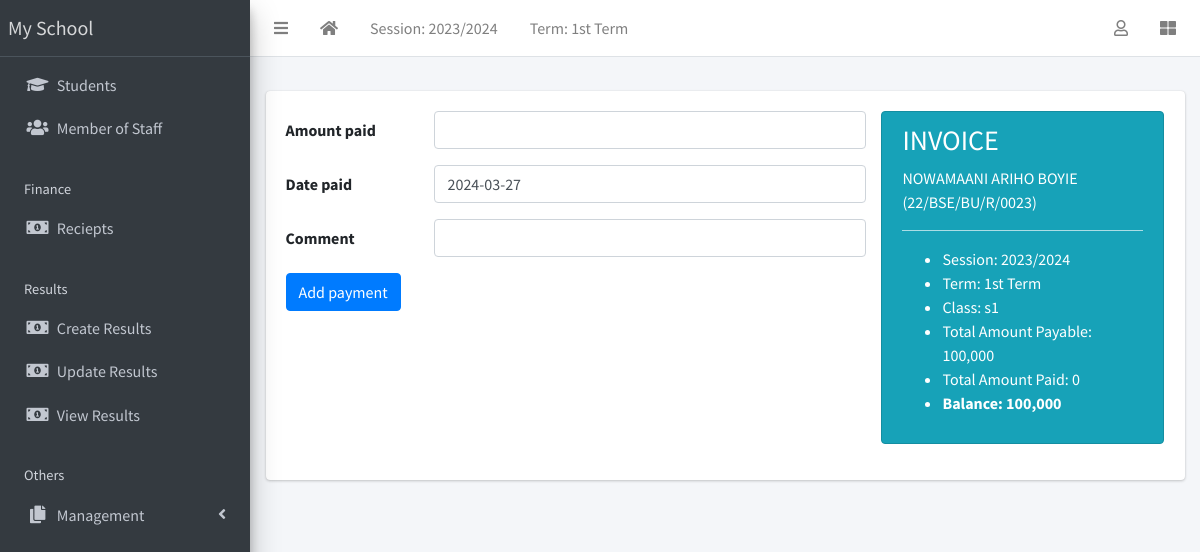
Screenshot of /finance/receipt/create?invoice=2 (signed in) with the database file from the repository.
### apps/corecode/models.py (models this page shows, shortened)
class AcademicSession(models.Model):
    name = models.CharField(max_length=200, unique=True)
    current = models.BooleanField(default=True)
    class Meta:
        ordering = ["-name"]
    def __str__(self):
        return self.name

class AcademicTerm(models.Model):
    name = models.CharField(max_length=20, unique=True)
    current = models.BooleanField(default=True)
    class Meta:
        ordering = ["name"]
    def __str__(self):
        return self.name

class SiteConfig(models.Model):
    key = models.SlugField()
    value = models.CharField(max_length=200)

class StudentClass(models.Model):
    name = models.CharField(max_length=200, unique=True)
    class Meta:
        verbose_name = "Class"
        verbose_name_plural = "Classes"
        ordering = ["name"]
    def __str__(self):
        return self.name

### apps/finance/models.py (models this page shows, shortened)
class Invoice(models.Model):
    student = models.ForeignKey(Student, on_delete=models.CASCADE)
    session = models.ForeignKey(AcademicSession, on_delete=models.CASCADE)
    term = models.ForeignKey(AcademicTerm, on_delete=models.CASCADE)
    class_for = models.ForeignKey(StudentClass, on_delete=models.CASCADE)
    balance_from_previous_term = models.IntegerField(default=0)
    status = models.CharField(
        max_length=20,
        choices=[("active", "Active"), ("closed", "Closed")],
        default="active",
    )
    class Meta:
        ordering = ["student", "term"]
    def __str__(self):
        return f"{self.student}"
    def balance(self):
        payable = self.total_amount_payable()
        paid = self.total_amount_paid()
        return payable - paid
    def amount_payable(self):
        items = InvoiceItem.objects.filter(invoice=self)
        total = 0
        for item in items:
            total += item.amount
        return total
    def total_amount_payable(self):
        return self.balance_from_previous_term + self.amount_payable()
    def total_amount_paid(self):
        receipts = Receipt.objects.filter(invoice=self)
        amount = 0
        for receipt in receipts:
            amount += receipt.amount_paid
        return amount

class InvoiceItem(models.Model):
    invoice = models.ForeignKey(Invoice, on_delete=models.CASCADE)
    description = models.CharField(max_length=200)
    amount = models.IntegerField()

### apps/students/models.py (models this page shows, shortened)
class Student(models.Model):
    STATUS_CHOICES = [("active", "Active"), ("inactive", "Inactive")]
    GENDER_CHOICES = [("male", "Male"), ("female", "Female")]
    current_status = models.CharField(
        max_length=10, choices=STATUS_CHOICES, default="active"
    )
    registration_number = models.CharField(max_length=200, unique=True)
    surname = models.CharField(max_length=200)
    firstname = models.CharField(max_length=200)
    other_name = models.CharField(max_length=200, blank=True)
    gender = models.CharField(max_length=10, choices=GENDER_CHOICES, default="male")
    date_of_birth = models.DateField(default=timezone.now)
    current_class = models.ForeignKey(
        StudentClass, on_delete=models.SET_NULL, blank=True, null=True
    )
    date_of_admission = models.DateField(default=timezone.now)
    mobile_num_regex = RegexValidator(
        regex="^[0-9]{10,15}$", message="Entered mobile number isn't in a right format!"
    )
    parent_mobile_number = models.CharField(
        validators=[mobile_num_regex], max_length=13, blank=True
    )
    address = models.TextField(blank=True)
    others = models.TextField(blank=True)
    passport = models.ImageField(blank=True, upload_to="students/passports/")
    class Meta:
        ordering = ["surname", "firstname", "other_name"]
    def __str__(self):
        return f"{self.surname} {self.firstname} {self.other_name} ({self.registration_number})"

### apps/finance/views.py (the view, shortened to what this page needs)
# urls.py: path("receipt/create", ReceiptCreateView.as_view(), name="receipt-create"),
class ReceiptCreateView(LoginRequiredMixin, CreateView):
    model = Receipt
    fields = ["amount_paid", "date_paid", "comment"]
    success_url = reverse_lazy("invoice-list")
    def get_context_data(self, **kwargs):
        context = super(ReceiptCreateView, self).get_context_data(**kwargs)
        invoice = Invoice.objects.get(pk=self.request.GET["invoice"])
        context["invoice"] = invoice
        return context

### apps/corecode/context_processors.py (called while the page is built)
def site_defaults(request):
    current_session = AcademicSession.objects.get(current=True)
    current_term = AcademicTerm.objects.get(current=True)
    vals = SiteConfig.objects.all()
    contexts = {
        "current_session": current_session.name,
        "current_term": current_term.name,
    }
    for val in vals:
        contexts[val.key] = val.value
    return contexts

### apps/finance/templates/finance/receipt_form.html (shortened to what this page needs)
{% extends 'base.html' %}
{% load humanize %}
{% block content %}
<div class="row">
  <div class="col-8">
    <form action="" method="POST">
      {% include 'corecode/form_snippet.html' %}
      <input type="submit" class="btn btn-primary" value="Add payment">
    </form>
  </div>
  <div class="col-4">
    <div class="alert alert-info" role="alert">
      <h3>INVOICE</h3>
      <p>{{invoice | upper}}</p>
      <hr>
      <ul>
        <li>Session: {{ invoice.session }}</li>
        <li>Term: {{ invoice.term }}</li>
        <li>Class: {{ invoice.class_for }}</li>
        <li>Total Amount Payable: {{invoice.total_amount_payable | intcomma }}
        </li>
        <li>Total Amount Paid: {{ invoice.total_amount_paid | intcomma }}</li>
        <li><strong>Balance: {{invoice.balance | intcomma }}</strong></li>
      </ul>
    </div>
  </div>
</div>
{% endblock content %}

### templates/base.html (shortened to what this page needs)
{% load static %}
<!DOCTYPE html>
<html lang="en">
<head>
  <link rel="stylesheet" href="{% static 'plugins/fontawesome-free/css/all.min.css' %}">
  <link rel="stylesheet" href="{% static 'plugins/toastr/toastr.min.css' %}">
  <link rel="stylesheet"
    href="{% static 'plugins/overlayScrollbars/css/OverlayScrollbars.min.css' %}">
  <link rel="stylesheet" href="{% static 'plugins/Datatables/datatables.min.css' %}" />
  <link rel="stylesheet" href="{% static 'dist/css/adminlte.min.css' %}">
</head>
<body
  class="hold-transition sidebar-mini layout-fixed layout-navbar-fixed layout-footer-fixed">
  <div class="wrapper">
    <nav class="main-header navbar navbar-expand navbar-white navbar-light">
      <ul class="navbar-nav">
        <li class="nav-item">
          <a class="nav-link" data-widget="pushmenu" href="#" role="button"><i
              class="fas fa-bars"></i></a>
        </li>
        <li class="nav-item d-none d-sm-inline-block">
          <a href="{% url 'home' %} " class="nav-link"><i class="fa fa-home"></i></a>
        </li>
        <li class="nav-item d-none d-sm-inline-block">
          <a href="{% url 'current-session' %}" class="nav-link">Session: {{ current_session }}</a>
        </li>
        <li class="nav-item d-none d-sm-inline-block">
          <a href="{% url 'current-session' %}" class="nav-link">Term: {{ current_term }}</a>
        </li>
      </ul>
      <ul class="navbar-nav ml-auto">
        <li class="nav-item dropdown">
          <a class="nav-link" data-toggle="dropdown" href="#">
            <i class="far fa-user"></i>
          </a>
        </li>
        <li class="nav-item">
          <a class="nav-link" data-widget="control-sidebar" data-slide="true"
            href="#" role="button"><i class="fas fa-th-large"></i></a>
        </li>
      </ul>
    </nav>
    <aside class="main-sidebar sidebar-dark-primary elevation-4">
      <a href="{% url 'home' %}" class="brand-link">{{ school_name | default:"MySchool" }}</a>
      <div class="sidebar">
        <nav class="mt-2">
          <ul class="nav nav-pills nav-sidebar flex-column"
            data-widget="treeview" role="menu" data-accordion="false">
            <li class="nav-item">
              <a href="{% url 'student-list' %}" class="nav-link">
                <i class="nav-icon fas fa-graduation-cap"></i>
                <p>
                  Students
                </p>
              </a>
            </li>
            <li class="nav-item">
              <a href="{% url 'staff-list' %}" class="nav-link">
                <i class="nav-icon fas fa-users"></i>
                <p>
                  Member of Staff
                </p>
              </a>
            </li>
            <li class="nav-header">Finance</li>
            <li class="nav-item">
              <a href="{% url 'invoice-list' %}" class="nav-link">
                <i class="nav-icon fas fa-money-bill-alt"></i>
                <p>
                  Reciepts
                </p>
              </a>
            </li>
            <li class="nav-header">Results</li>
            <li class="nav-item">
              <a href="{% url 'create-result' %}" class="nav-link">
                <i class="nav-icon fas fa-money-bill-alt"></i>
                <p>
                  Create Results
                </p>
              </a>
            </li>
            <li class="nav-item">
              <a href="{% url 'edit-results' %}" class="nav-link">
                <i class="nav-icon fas fa-money-bill-alt"></i>
                <p>
                  Update Results
                </p>
              </a>
            </li>
            <li class="nav-item">
              <a href="{% url 'view-results' %}" class="nav-link">
                <i class="nav-icon fas fa-money-bill-alt"></i>
                <p>
                  View Results
                </p>
              </a>
            </li>
            <li class="nav-header">Others</li>
            <li class="nav-item has-treeview">
              <a href="#" class="nav-link">
                <i class="nav-icon fas fa-copy"></i>
                <p>
                  Management
                  <i class="fas fa-angle-left right"></i>
                </p>
              </a>
            </li>
          </ul>
        </nav>
      </div>
    </aside>
    <div class="content-wrapper">
      <section class="content-header">
      </section>
      <section class="content">
        <div class="container-fluid">
          <div class="row">
            <div class="col-md-12">
              {% block fullcard %}
              <div class="card">
                <div class="card-body">
                  <div class="row">
                    <div class="col">
                      {% block content %}
                      {% endblock content %}
                    </div>
                  </div>
                </div>
              </div>
              {% endblock fullcard %}
            </div>
          </div>
        </div>
      </section>
    </div>
  </div>
</body>
</html>

### rows the page displays
AcademicSession: name "2023/2024"
AcademicTerm: name "1st Term"
SiteConfig: value "My School"
Invoice: student.registration_number "NOWAMAANI ARIHO BOYIE (22/BSE/BU/R/0023)", session "2023/2024", term "1st Term", class_for "s1", total_amount_payable "100,000", total_amount_paid "0", balance "100,000"

### other values shown
{{ field.label }} "Amount paid" "Date paid" "Comment"
